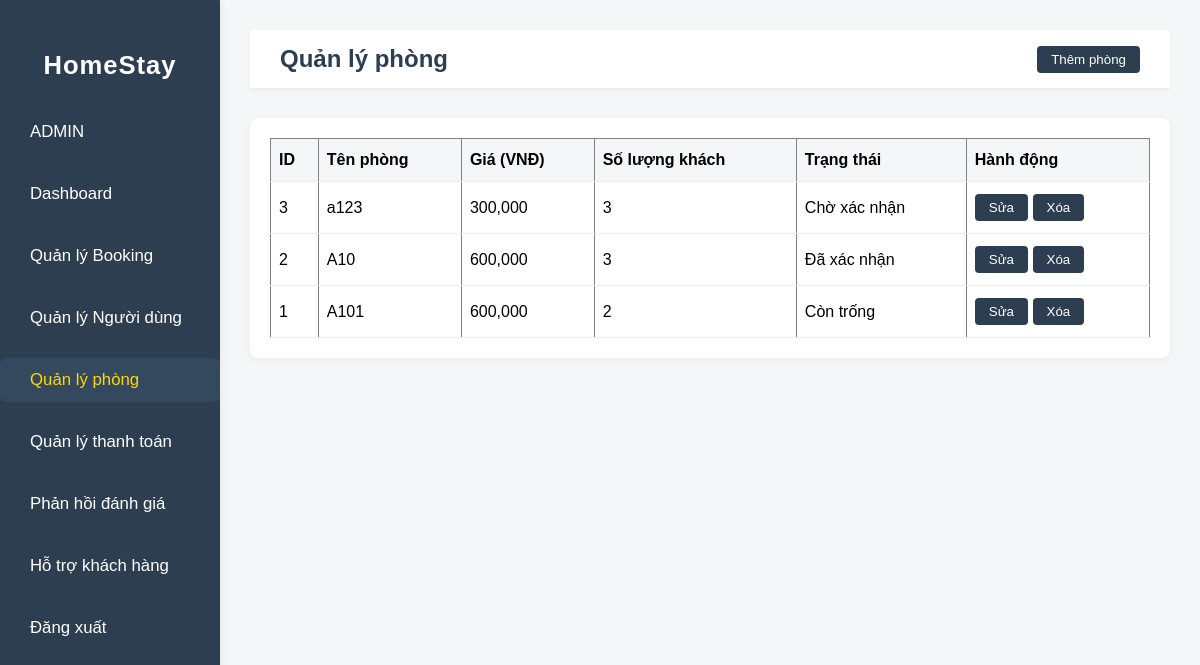
Page /php/rooms.php on the committed database.
### tables this page shows
CREATE TABLE `rooms` (
  `id` int(11) NOT NULL,
  `name` varchar(100) DEFAULT NULL,
  `prices` decimal(12,2) DEFAULT NULL,
  `quantity` int(11) DEFAULT NULL,
  `statusRooms` varchar(50) DEFAULT NULL
);

### php/rooms.php (the view, shortened to what this page needs)
<?php
include 'config.php';
?>
<!DOCTYPE html>
<html lang="en">
<head>
    <link rel="stylesheet" href="../style.css">
</head>
<body>
<div class="sidebar">
    <h2>HomeStay</h2>
    <ul>
        <li><a href="admin.php">ADMIN</a></li>
        <li><a href="adminDashboard.php">Dashboard</a></li>
        <li><a href="adminBooking.php">Quản lý Booking</a></li>
        <li><a href="adminUser.php">Quản lý Người dùng</a></li>
        <li><a href="rooms.php" class="active">Quản lý phòng</a></li>
        <li><a href="payment.php">Quản lý thanh toán</a></li>
        <li><a href="review.php">Phản hồi đánh giá</a></li>
        <li><a href="support.php">Hỗ trợ khách hàng</a></li>
        <li><a href="login.html">Đăng xuất</a></li>
    </ul>
</div>
<div class="main">
    <div class="header">
        <h1>Quản lý phòng</h1>
        <button class="btn" onclick="showAddRoomForm()">Thêm phòng</button>
    </div>
    <div class="table-container">
        <table border="1" cellpadding="8" cellspacing="0">
            <thead>
                <tr>
                    <th>ID</th>
                    <th>Tên phòng</th>
                    <th>Giá (VNĐ)</th>
                    <th>Số lượng khách</th>
                    <th>Trạng thái</th>
                    <th>Hành động</th>
                </tr>
            </thead>
            <tbody id="roomTableBody">
            <?php
            $result = $conn->query("SELECT * FROM rooms ORDER BY id DESC");
            if($result->num_rows > 0){
                while($row = $result->fetch_assoc()){
                    echo "<tr>";
                    echo "<td>".$row['id']."</td>";
                    echo "<td>".$row['name']."</td>";
                    echo "<td>".number_format($row['prices'])."</td>";
                    echo "<td>".$row['quantity']."</td>";
                    echo "<td>".$row['statusRooms']."</td>";
                    echo "<td>
                        <button class='btn' onclick='showEditRoomForm(".$row['id'].")'>Sửa</button>
                        <button class='btn' onclick='deleteRoom(".$row['id'].")'>Xóa</button>
                        </td>";
                    echo "</tr>";
                }
            } else {
                echo "<tr><td colspan='6'>Chưa có phòng nào</td></tr>";
            }
            ?>
            </tbody>
        </table>
    </div>
</div>
</body>
</html>

### style.css (style rules this page uses)
body { margin: 0; font-family: Arial, sans-serif; background: #f4f6f8; }
.sidebar { width: 220px; background: #2c3e50; color: #fff; min-height: 100vh; position: fixed; left: 0; top: 0; padding: 30px 0 0 0; box-shadow: 2px 0 8px rgba(0,0,0,0.05); }
.sidebar h2 { text-align: center; margin-bottom: 30px; font-size: 1.6rem; letter-spacing: 1px; font-weight: bold; }
.sidebar ul { list-style: none; padding: 0; margin: 0; }
.sidebar ul li { margin: 18px 0; }
.sidebar ul li a { color: #fff; text-decoration: none; padding: 12px 30px; display: block; border-radius: 6px; transition: background 0.2s; font-size: 1.05rem; }
.sidebar ul li a:hover, .sidebar ul li a.active { background: #34495e; color: #ffd700; }
.main { margin-left: 220px; padding: 30px; }
.header { background: #fff; padding: 15px 30px; box-shadow: 0 2px 4px rgba(0,0,0,0.05); margin-bottom: 30px; display: flex; justify-content: space-between; align-items: center; }
.header h1 { margin: 0; font-size: 24px; color: #2d3e50; }
.table-container { background: #fff; padding: 20px; border-radius: 8px; box-shadow: 0 2px 8px rgba(0,0,0,0.05); }
table { width: 100%; border-collapse: collapse; }
th, td { padding: 12px 8px; border-bottom: 1px solid #eee; text-align: left; }
th { background: #f4f6f8; }
.btn { padding: 6px 14px; background: #2d3e50; color: #fff; border: none; border-radius: 4px; cursor: pointer; }

### rows in the picture
rooms: id "3", name "a123", prices "300,000", quantity "3", statusRooms "Chờ xác nhận"
rooms: id "2", name "A10", prices "600,000", quantity "3", statusRooms "Đã xác nhận"
rooms: id "1", name "A101", prices "600,000", quantity "2", statusRooms "Còn trống"
